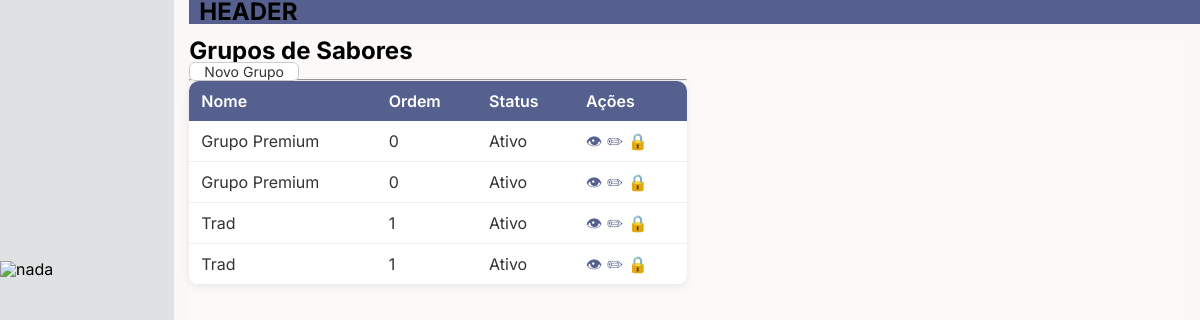
/cardapio/ (signed in), run on an earlier commit of the app's database.
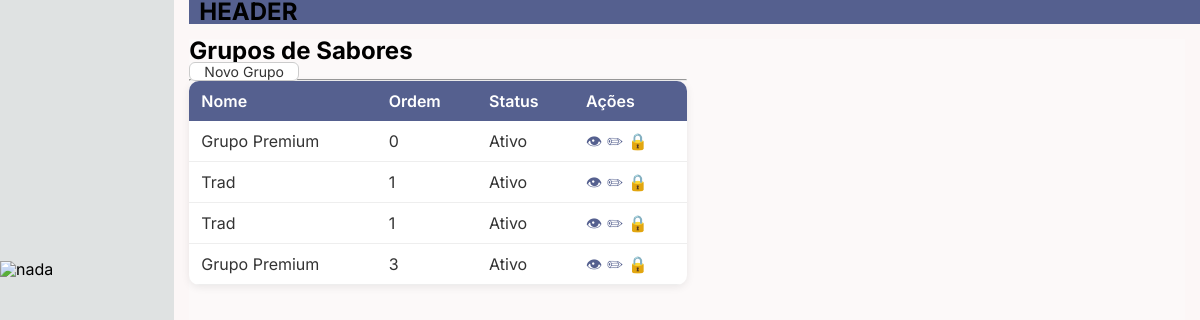
And on a later commit of the database.
### Cardapio/models.py (models this page shows, shortened)
class GrupoDeSabores(models.Model):
    loja = models.ForeignKey(
        Loja,
        on_delete=models.CASCADE,
        related_name="grupos_sabores"
    )
    descricao = models.TextField(blank=True)
    nome = models.CharField(max_length=60)
    ordem = models.PositiveIntegerField(default=0)
    ativo = models.BooleanField(default=True)
    class Meta:
        ordering = ["ordem", "nome"]

### Cardapio/views/views_grupodesabores.py (the view)
@login_required
def listar(request):
    loja = request.user.perfil.loja
    busca = request.GET.get("busca", "")
    grupos = GrupoDeSabores.objects.filter(
        loja=loja
    )
    if busca:
        grupos = grupos.filter(
            Q(nome__icontains=busca)
        )
    paginator = Paginator(grupos, 10)
    page = request.GET.get("page")
    grupos = paginator.get_page(page)
    return render(
        request,
        "grupodesabores/grupodesabores_listar.html",
        {
            "grupos": grupos,
            "busca": busca,
            "total": paginator.count,
        },
    )

### Interface/context_processors.py (called while the page is built)
def menu_items(request):
    user = request.user
    menus = MenuItem.objects.prefetch_related('subitens')
    if not user.is_authenticated:
        for menu in menus:
            menu.subitens_permitidos = []
        return {'menus': menus}
    permissoes_ids = set(
        PermissaoView.objects.filter(
            pode_acessar=True
        ).filter(
            Q(usuario=user) | Q(grupo__in=user.groups.all())
        ).values_list("view_id", flat=True)
    )
    for menu in menus:
        menu.subitens_permitidos = [
            sub for sub in menu.subitens.all()
            if sub.view_id is None or sub.view_id in permissoes_ids
        ]
    return {'menus': menus}

def nav_top(request):
    return {'nav': NavTop.objects.all()}

### Cardapio/templates/grupodesabores/grupodesabores_listar.html
{% extends "templates/base.html" %}
{% block content %}
<h2>Grupos de Sabores</h2>
<a href="{% url 'grupos_sabores:novo' %}" class="btn btn-primary">
    Novo Grupo
</a>
<hr>
<table class="table table-hover">
    <thead>
        <tr>
            <th>Nome</th>
            <th>Ordem</th>
            <th>Status</th>
            <th>Ações</th>
        </tr>
    </thead>
    <tbody>
        {% for grupo in grupos %}
        <tr>
            <td>{{ grupo.nome }}</td>
            <td>{{ grupo.ordem }}</td>
            <td>
                {% if grupo.ativo %}
                    <span class="text-success">Ativo</span>
                {% else %}
                    <span class="text-danger">Inativo</span>
                {% endif %}
            </td>
            <td>
                <a href="{% url 'grupos_sabores:visualizar' grupo.id %}">👁</a>
                <a href="{% url 'grupos_sabores:editar' grupo.id %}">
                    ✏
                </a>
                <a href="{% url 'grupos_sabores:status' grupo.id %}">
                    🔒
                </a>
            </td>
        </tr>
        {% empty %}
        <tr>
            <td colspan="4">
                Nenhum grupo cadastrado.
            </td>
        </tr>
        {% endfor %}
    </tbody>
</table>
{% endblock %}

What changed in the data, as far as the page shows it:
changed GrupoDeSabores (number 4 of 4 on the later page): ordem "0" → "3"; moves down the list
